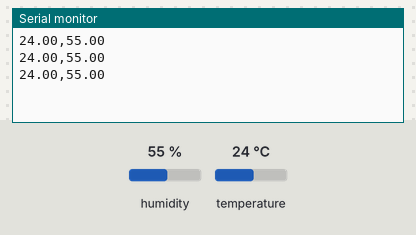
Bench run of a sketch on a simulated Arduino Uno, built with avr-gcc and run on an emulated ATmega328P. Shown: the last lines printed to the serial monitor. Inputs (shaded band) come from the test bench; at power-on: humidity 55 %, temperature 24 °C.

Above: at 2.8 s.
2.9 s: humidity set to 22 %
At 5.5 s:
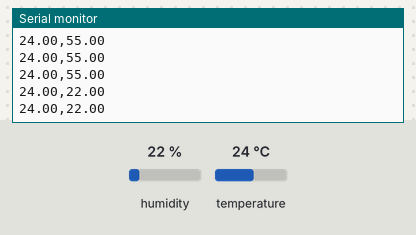
5.6 s: temperature set to 12 °C
At 6.5 s:
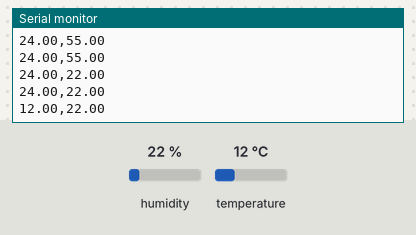
8.3 s: humidity set to 40 %
At 9.7 s:
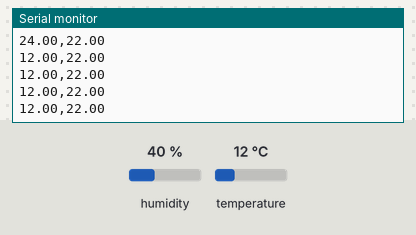
Timing chart, 0 to 11.3 s (numbered marks = the images above; inputs shaded):
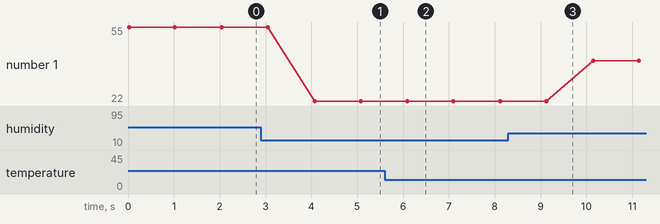

The sketch:

dataLog.ino
```cpp
/*
 * @author : Sukarna Jana
 * @aim    : Show data through Serial Communication of DHT11
 */

#include "DHT.h"

#define DHTPIN 2
#define DHTTYPE DHT11

DHT dht(DHTPIN, DHTTYPE);

void setup(){

  Serial.begin(9600);
  dht.begin();

}

void loop(){
  float h = dht.readHumidity();
  float t = dht.readTemperature();
  float f = dht.readTemperature(true);

  if (isnan(h) || isnan(t) || isnan(f)) {
    Serial.println("404");
    return;
  }
  float hif = dht.computeHeatIndex(f, h);
  float hic = dht.computeHeatIndex(t, h, false);

  Serial.println((String)t + "," + (String)h);

  delay(1000);
}
```

Measured:
- after the input at 2.9 s, the serial monitor: prints a new line after 1.2 s (image 1)
- after the input at 5.6 s, the serial monitor: prints a new line after 0.50 s (image 2)
- plotted number 1: 55 → 22 after the input at 2.9 s, 22 → 40 after the input at 8.3 s
